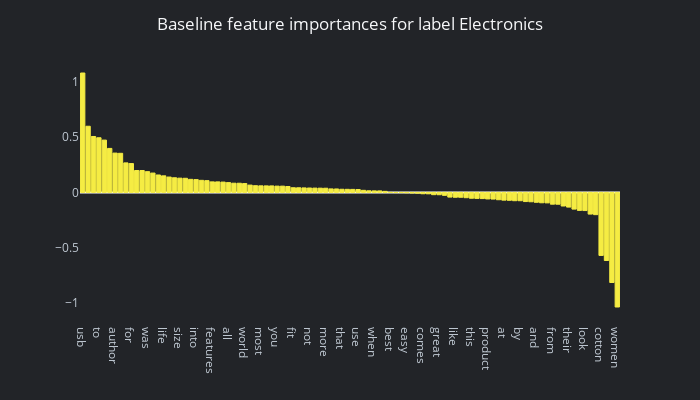

Write notebook code for a chart like this one.
### Code cell
vis.show_lr_feature_importance(lr, 2, count_vectorizer, is_hn_style=True)

### Figure 1 — Plotly figure (JSON) as saved in the notebook; plotly's stock layout.template omitted (floating-point values rounded to 4 significant figures)
{"data": [{"alignmentgroup": "True", "hovertemplate": "x=%{x}<br>y=%{y}<extra></extra>", "legendgroup": "", "marker": {"color": "#f5ec43", "line": {"color": "#f5ec43", "width": 1}, "pattern": {"shape": ""}}, "name": "", "offsetgroup": "", "orientation": "v", "showlegend": false, "textposition": "auto", "type": "bar", "x": ["usb", "with", "table", "to", "power", "black", "author", "book", "he", "for", "light", "high", "was", "home", "is", "life", "his", "other", "size", "can", "10", "into", "new", "up", "features", "time", "quality", "all", "so", "or", "world", "one", "any", "most", "white", "color", "you", "will", "100", "fit", "they", "on", "not", "style", "out", "more", "steel", "free", "that", "designed", "an", "use", "used", "it", "when", "very", "also", "best", "your", "design", "easy", "which", "no", "comes", "long", "but", "great", "the", "soft", "like", "our", "perfect", "this", "water", "we", "product", "well", "have", "at", "material", "as", "by", "its", "has", "and", "make", "these", "from", "are", "about", "their", "set", "be", "look", "in", "made", "cotton", "of", "men", "women"], "xaxis": "x", "y": [1.079, 0.5979, 0.5054, 0.494, 0.4728, 0.3977, 0.3555, 0.3535, 0.2668, 0.2608, 0.1981, 0.1978, 0.1875, 0.1748, 0.1576, 0.1499, 0.1389, 0.1325, 0.1287, 0.1277, 0.1181, 0.1158, 0.1092, 0.1064, 0.09523, 0.09516, 0.09344, 0.0887, 0.08323, 0.08295, 0.08014, 0.06611, 0.06076, 0.0595, 0.05898, 0.05878, 0.05678, 0.05661, 0.05347, 0.04228, 0.04188, 0.04073, 0.03967, 0.03882, 0.03833, 0.03787, 0.03162, 0.03123, 0.02845, 0.02795, 0.0273, 0.02618, 0.01878, 0.01473, 0.01386, 0.01369, 0.009451, -0.0003304, -0.001594, -0.00187, -0.003218, -0.005587, -0.007098, -0.01211, -0.01268, -0.02037, -0.02089, -0.0263, -0.04217, -0.0439, -0.04391, -0.04768, -0.05269, -0.05403, -0.0556, -0.05906, -0.06007, -0.06599, -0.06997, -0.0713, -0.07484, -0.07496, -0.08264, -0.08433, -0.08923, -0.09361, -0.09452, -0.1064, -0.1068, -0.123, -0.1325, -0.1507, -0.1625, -0.164, -0.1958, -0.2009, -0.5696, -0.6153, -0.8141, -1.035], "yaxis": "y"}], "layout": {"barmode": "relative", "font": {"color": "#c1cad4"}, "height": 400, "legend": {"tracegroupgap": 0}, "margin": {"t": 60}, "paper_bgcolor": "#222428", "plot_bgcolor": "#222428", "title": {"font": {"color": "#f6f7f9"}, "text": "Baseline feature importances for label Electronics", "x": 0.5}, "width": 700, "xaxis": {"anchor": "y", "domain": [0, 1], "showgrid": false, "title": {}}, "yaxis": {"anchor": "x", "domain": [0, 1], "showgrid": false, "title": {}}}}
